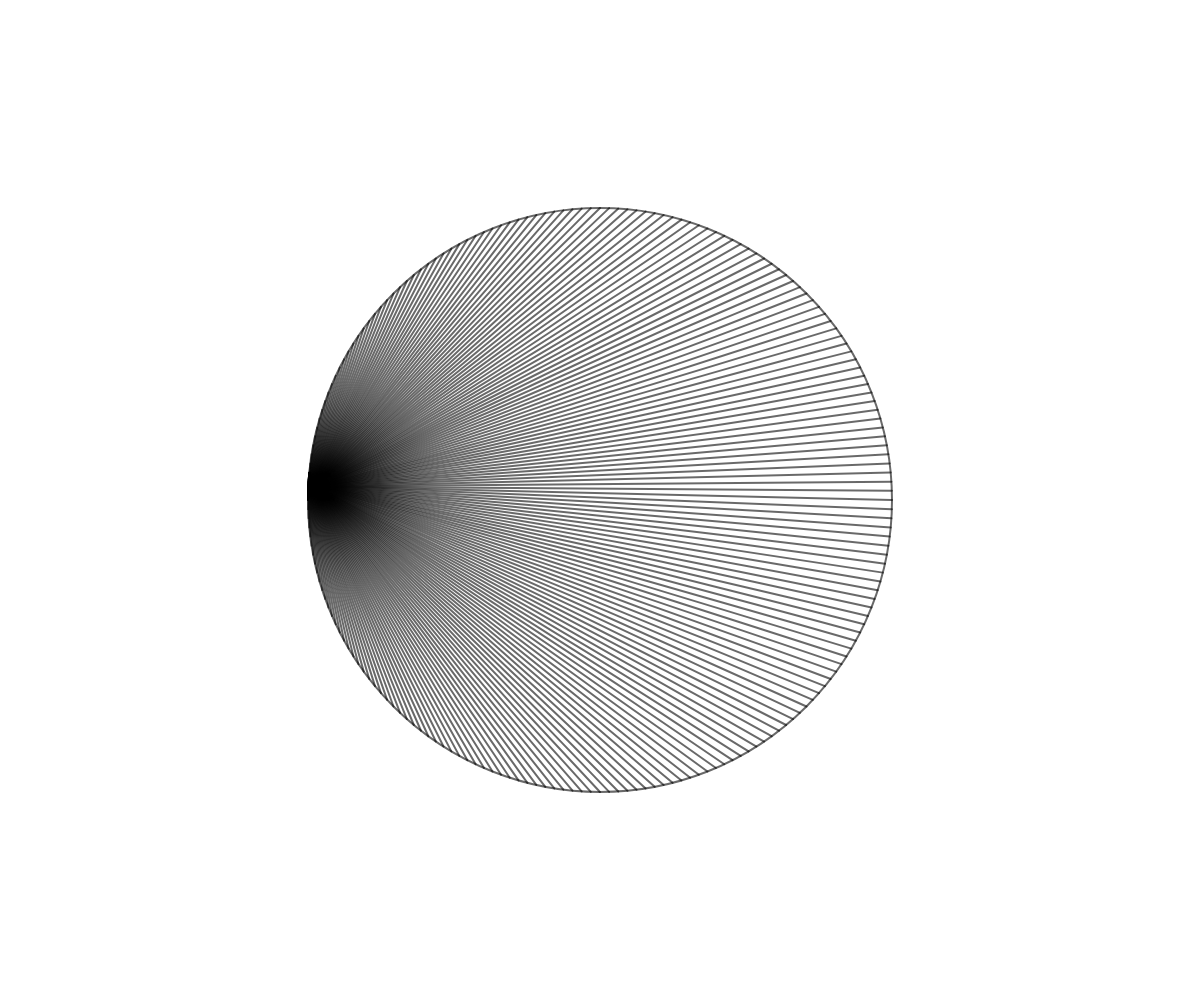
Frame 1 (no input)
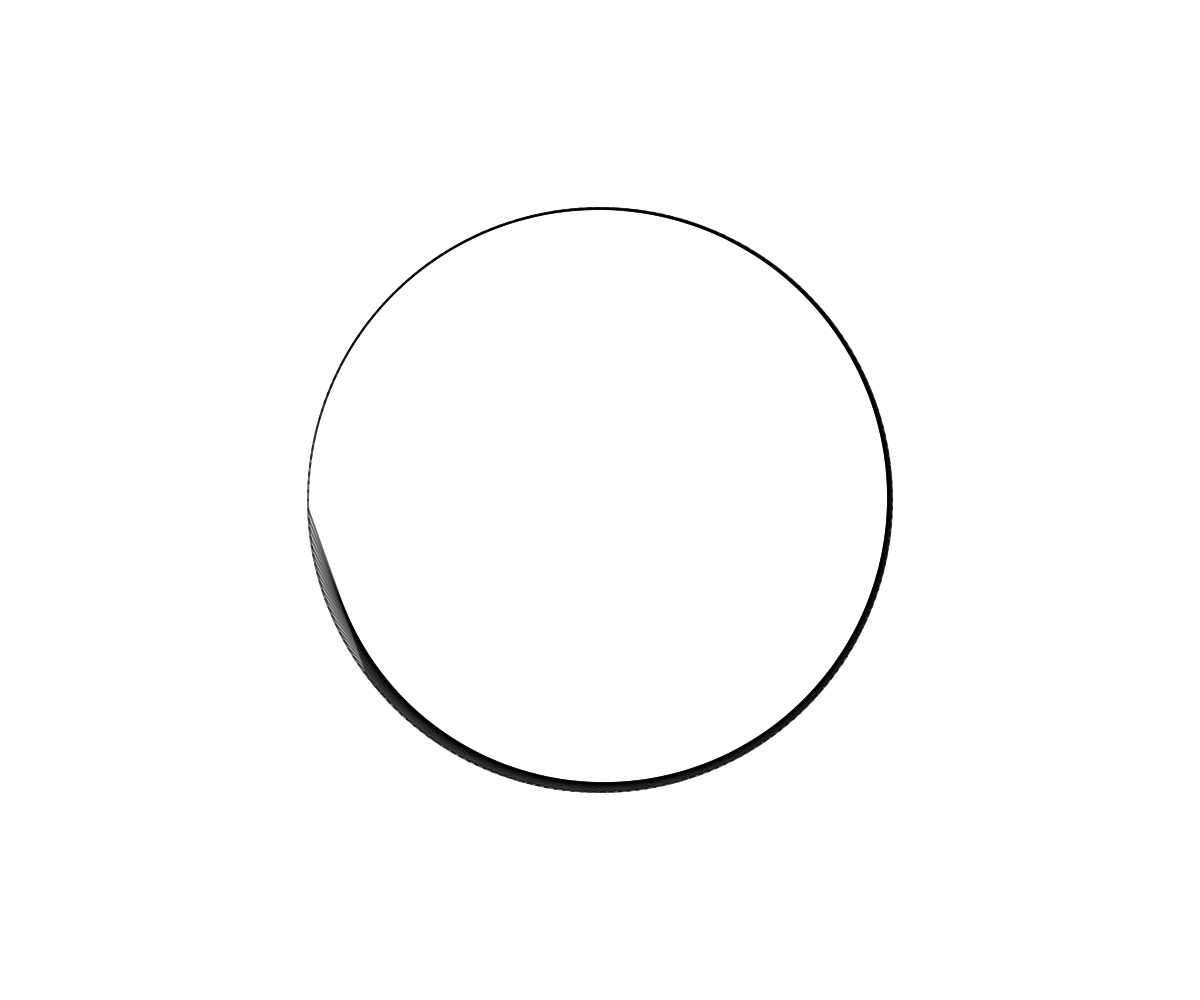
Frame 60 (no input)
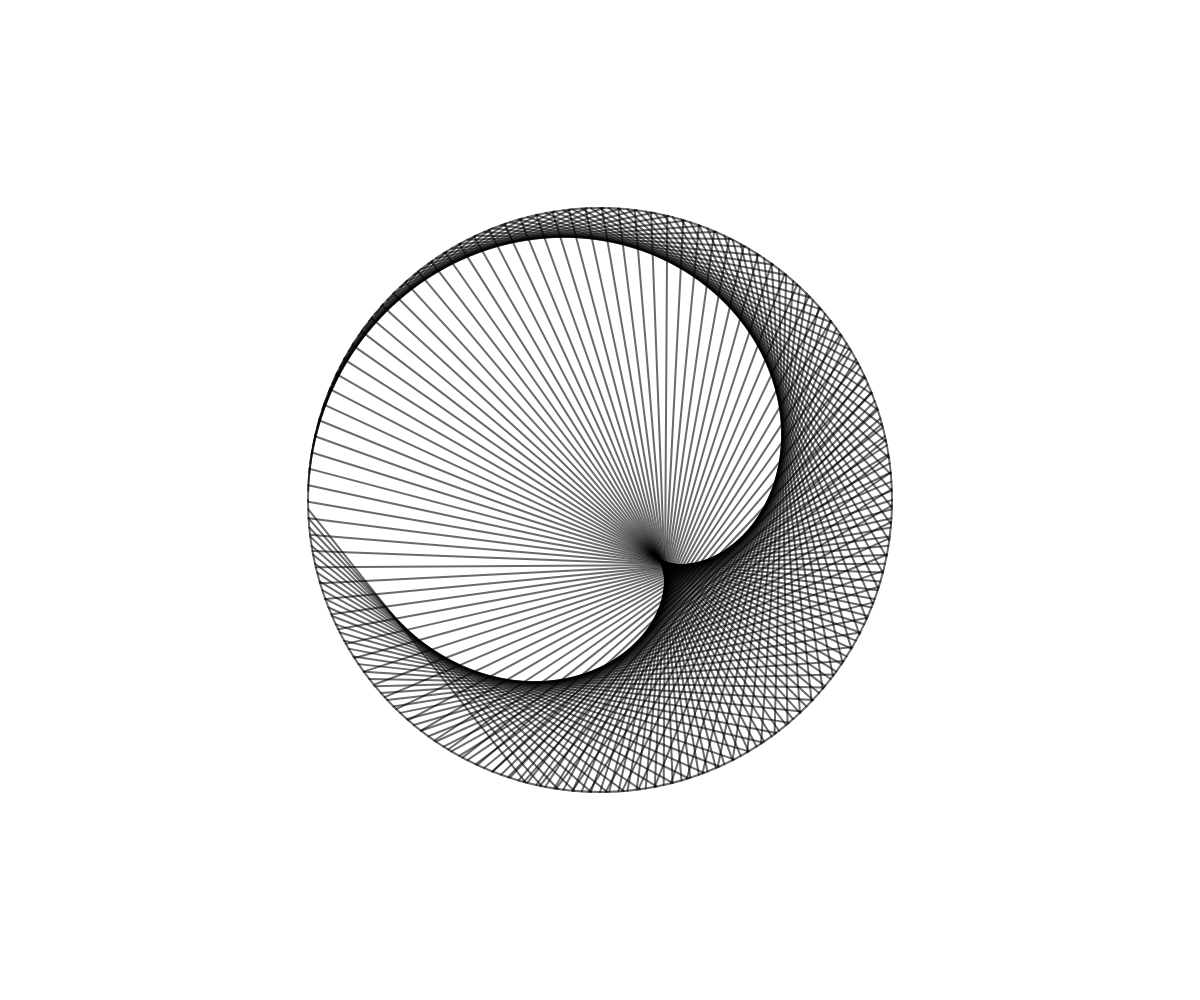
Frame 120 (the mouse pressed at the canvas centre since frame 60)

The p5.js sketch that drew these frames (run headless with seeded random() and noise() and a simulated clock; from frame 60 on, the mouse is pressed at the canvas centre):

// p5.js sketch
// ── sketch.js
let r
let factor = 0

function setup() {
  background(0)
  createCanvas(windowWidth, windowHeight)
  r = width / 2 - 16
}

function getVector(index, total) {
  const angle = map(index%total, 0, total, 0, TWO_PI)
  const v = p5.Vector.fromAngle(angle + PI)
  return v.mult(r/2)
}

function draw() {
  background(255)
  const total = 200
  factor += 0.015

  translate(width/2, height/2)
  stroke(0, 150)
  strokeWeight(2)
  noFill()
  ellipse(0, 0, r)

  for(let i=0; i < total; i++) {
    const a = getVector(i, total)
    const b = getVector(i * factor, total)
    line(a.x, a.y, b.x, b.y)
  }
}
